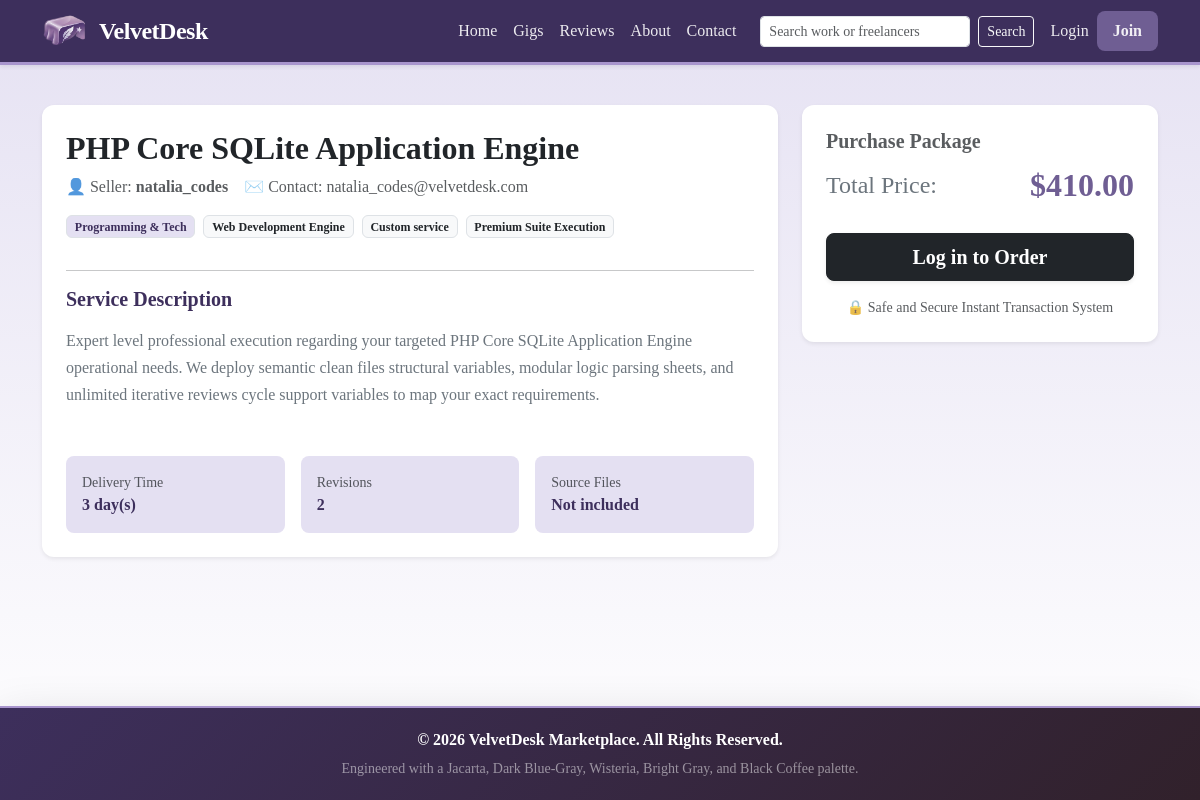
Page /gig_details.php?id=45 on the committed database.
### tables this page shows
CREATE TABLE gigs (
        gig_id INTEGER PRIMARY KEY AUTOINCREMENT,
        user_id INTEGER,
        title TEXT NOT NULL,
        description TEXT NOT NULL,
        price REAL NOT NULL,
        image_path TEXT DEFAULT 'assets/uploads/default-gig.svg',
        portfolio_link TEXT DEFAULT NULL,
        category TEXT DEFAULT '',
        subcategory TEXT DEFAULT '',
        service_type TEXT DEFAULT '',
        package_type TEXT DEFAULT 'Standard',
        delivery_time_days INTEGER DEFAULT 3,
        revisions INTEGER DEFAULT 2,
        gig_tags TEXT DEFAULT '',
        highlights TEXT DEFAULT '',
        requirements TEXT DEFAULT '',
        faq TEXT DEFAULT '',
        includes_source_files INTEGER DEFAULT 0,
        video_link TEXT DEFAULT '',
        created_at DATETIME DEFAULT CURRENT_TIMESTAMP,
        FOREIGN KEY(user_id) REFERENCES users(user_id)
    );

### gig_details.php (the view, shortened to what this page needs)
<?php
include 'config.php';
$gig_id = intval($_GET['id']);
try {
    $sql = "SELECT gigs.*, users.username, users.email FROM gigs
            JOIN users ON gigs.user_id = users.user_id
            WHERE gigs.gig_id = :gig_id";
    $stmt = $conn->prepare($sql);
    $stmt->bindParam(':gig_id', $gig_id);
    $stmt->execute();
    $gig = $stmt->fetch(PDO::FETCH_ASSOC);
} catch (PDOException $e) {
    error_log("Gig details fetch error: " . $e->getMessage());
    die("Error loading service details.");
}
include 'header.php';
?>
<div class="row justify-content-center mt-3">
    <div class="col-md-8 mb-4">
        <div class="card p-4 shadow-sm border-0 mb-4" style="border-radius: 12px;">
            <h2 class="fw-bold text-dark mb-2"><?php echo htmlspecialchars($gig['title']); ?></h2>
            <div class="d-flex align-items-center mb-3 text-muted">
                <span class="me-3">👤 Seller: <strong><?php echo htmlspecialchars($gig['username']); ?></strong></span>
                <span>✉️ Contact: <?php echo htmlspecialchars($gig['email']); ?></span>
            </div>
            <div class="d-flex flex-wrap gap-2 mb-3">
                <span class="badge bg-bright-gray text-jacarta border"><?php echo htmlspecialchars($gig['category'] ?: 'Uncategorized'); ?></span>
                <span class="badge bg-light text-dark border"><?php echo htmlspecialchars($gig['subcategory'] ?: 'General'); ?></span>
                <span class="badge bg-light text-dark border"><?php echo htmlspecialchars($gig['service_type'] ?: 'Custom service'); ?></span>
                <span class="badge bg-light text-dark border"><?php echo htmlspecialchars($gig['package_type'] ?: 'Standard'); ?></span>
            </div>
            <hr>
            <h5 class="fw-bold mb-3 text-jacarta">Service Description</h5>
            <p class="text-secondary" style="line-height: 1.7; white-space: pre-wrap;"><?php echo htmlspecialchars($gig['description']); ?></p>
            <div class="row g-3 mt-3">
                <div class="col-md-4">
                    <div class="p-3 bg-bright-gray rounded-3 h-100">
                        <div class="small text-muted">Delivery Time</div>
                        <div class="fw-bold text-jacarta"><?php echo (int)($gig['delivery_time_days'] ?? 3); ?> day(s)</div>
                    </div>
                </div>
                <div class="col-md-4">
                    <div class="p-3 bg-bright-gray rounded-3 h-100">
                        <div class="small text-muted">Revisions</div>
                        <div class="fw-bold text-jacarta"><?php echo (int)($gig['revisions'] ?? 2); ?></div>
                    </div>
                </div>
                <div class="col-md-4">
                    <div class="p-3 bg-bright-gray rounded-3 h-100">
                        <div class="small text-muted">Source Files</div>
                        <div class="fw-bold text-jacarta"><?php echo !empty($gig['includes_source_files']) ? 'Included' : 'Not included'; ?></div>
                    </div>
                </div>
            </div>
        </div>
    </div>
    <div class="col-md-4">
        <div class="card p-4 shadow-sm border-0 sticky-top" style="border-radius: 12px; top: 20px;">
            <h5 class="fw-bold text-muted mb-2">Purchase Package</h5>
            <div class="d-flex justify-content-between align-items-center mb-4">
                <span class="fs-4 text-secondary">Total Price:</span>
                <span class="fw-bold fs-2 text-dark-blue-gray">$<?php echo number_format($gig['price'], 2); ?></span>
            </div>
            <form action="gig_details.php?id=<?php echo $gig['gig_id']; ?>" method="POST">
                <?php if (isset($_SESSION['user_id'])): ?>
                    <?php if ($_SESSION['role'] === 'buyer'): ?>
                        <div class="mb-3">
                            <label class="form-label font-monospace small text-uppercase text-muted">Dummy Card Number</label>
                            <input type="text" class="form-control" placeholder="4242 •••• •••• 4242" disabled value="4242 4242 4242 4242">
                        </div>
                        <button type="submit" name="pay_now_btn" class="btn btn-success-custom btn-lg w-100 fw-bold py-2 shadow-sm fs-5">💳 Order & Pay Now</button>
                    <?php else: ?>
                        <div class="alert alert-warning text-center small mb-0">Sellers cannot buy services. Log in as a Buyer to purchase.</div>
                    <?php endif; ?>
                <?php else: ?>
                    <a href="login.php" class="btn btn-dark btn-lg w-100 fw-bold py-2 shadow-sm fs-5">Log in to Order</a>
                <?php endif; ?>
            </form>
            <div class="text-center mt-3 text-muted small">
                🔒 Safe and Secure Instant Transaction System
            </div>
        </div>
    </div>
</div>
<?php include 'footer.php'; ?>

### header.php (style rules this page uses)
:root { --jacarta: #3D2F5C; --dark-blue-gray: #6F5E93; --wisteria: #A895CD; --bright-gray: #E4E0F2; --black-coffee: #31212B; --jacarta-rgb: 61, 47, 92; --dark-blue-gray-rgb: 111, 94, 147; --wisteria-rgb: 168, 149, 205; --bright-gray-rgb: 228, 224, 242; --black-coffee-rgb: 49, 33, 43; }
body { background: linear-gradient(180deg, rgba(var(--bright-gray-rgb), 0.96), #ffffff); min-height: 100vh; display: flex; flex-direction: column; font-family: 'Georgia', 'Times New Roman', serif; color: var(--black-coffee); }
.text-jacarta { color: var(--jacarta) !important; }
.text-dark-blue-gray { color: var(--dark-blue-gray) !important; }
.bg-bright-gray { background-color: var(--bright-gray) !important; }

### rows in the picture
gigs: title "PHP Core SQLite Application Engine", category "Programming & Tech", subcategory "Web Development Engine", service_type "Custom service", package_type "Premium Suite Execution", description "Expert level professional execution regarding your targeted PHP Core SQLite Application Engine operational needs. We deploy semantic clean files structural variables, modular logic parsing sheets, and unlimited iterative reviews cycle support variables to map your exact requirements.", delivery_time_days "3", revisions "2", price "410.00"

### other values in the picture
$gig['username'] "natalia_codes"
$gig['email'] "natalia_codes@velvetdesk.com"
